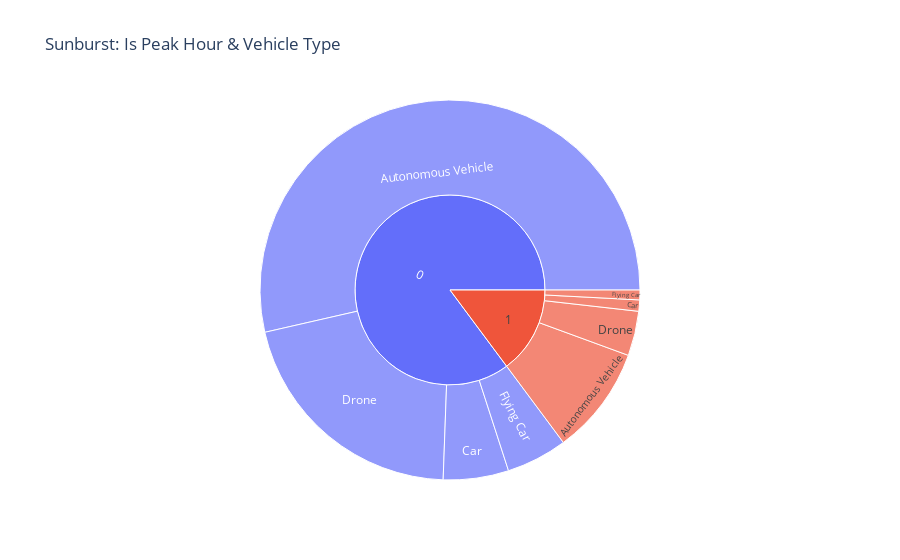

Write notebook code for a chart like this one.
### Code cell
fig = px.sunburst(df, path=["Is Peak Hour", "Vehicle Type"], title="Sunburst: Is Peak Hour & Vehicle Type")
fig.show()

### Figure 1 — Plotly figure (JSON) as saved in the notebook; plotly's stock layout.template omitted (floating-point values rounded to 4 significant figures)
{"data": [{"branchvalues": "total", "domain": {"x": [0, 1], "y": [0, 1]}, "hovertemplate": "labels=%{label}<br>count=%{value}<br>parent=%{parent}<br>id=%{id}<extra></extra>", "ids": ["0/Drone", "1/Autonomous Vehicle", "0/Autonomous Vehicle", "0/Flying Car", "1/Drone", "0/Car", "1/Flying Car", "1/Car", "0", "1"], "labels": ["Drone", "Autonomous Vehicle", "Autonomous Vehicle", "Flying Car", "Drone", "Car", "Flying Car", "Car", "0", "1"], "name": "", "parents": ["0", "1", "0", "0", "1", "0", "1", "1", "", ""], "type": "sunburst", "values": [2502, 1108, 6429, 623, 456, 667, 100, 115, 10221, 1779]}], "layout": {"legend": {"tracegroupgap": 0}, "title": {"text": "Sunburst: Is Peak Hour & Vehicle Type"}}}
